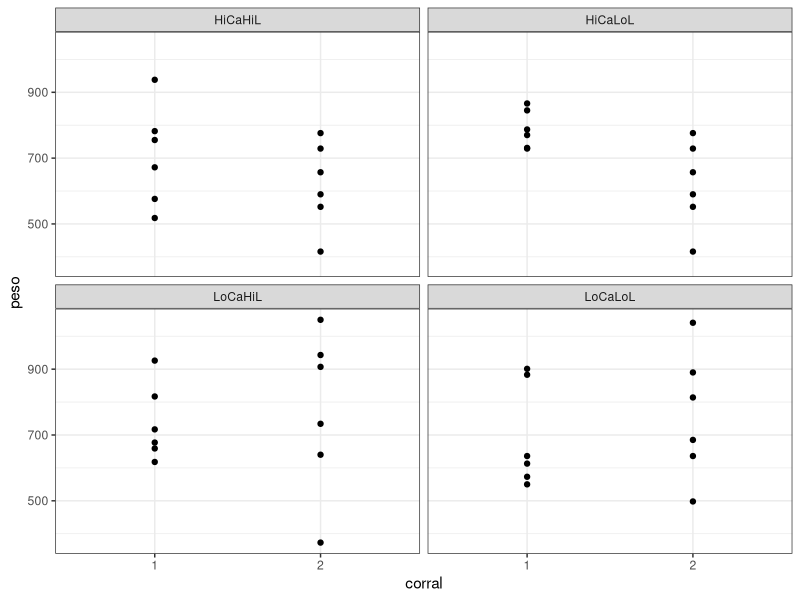

Reproduce this figure in R.
## ---- chunk 1
# Librerías
library(readxl)
library(tidyverse)
## ---- chunk 2
pollos <- tibble(
          peso = c(573,636,883,550,613,901,1041,814,498,890,636,685,
                   618,926,717,677,659,817,943,640,373,907,734,1050,
                   731,845,866,729,770,787,416,729,590,552,776,657,
                   518,782,938,755,672,576,416,729,590,552,776,657),
          tratamiento = factor(rep(c("LoCaLoL", "LoCaHiL", "HiCaLoL","HiCaHiL"), each = 12)),
          corral = factor(rep(c("1", "2"), each = 6, times = 4))
        )
## ---- chunk 3
ggplot(pollos, aes(x = corral, y = peso))+
  geom_point()+
  facet_wrap(~tratamiento)+
  theme_bw()
## ---- chunk 4
# Tabla ANOVA
anova <- aov(peso ~ tratamiento/corral, pollos)
summary(anova)

# Modelo estimado
m1 <- lm(peso ~ tratamiento/corral, pollos)
summary(m1)

